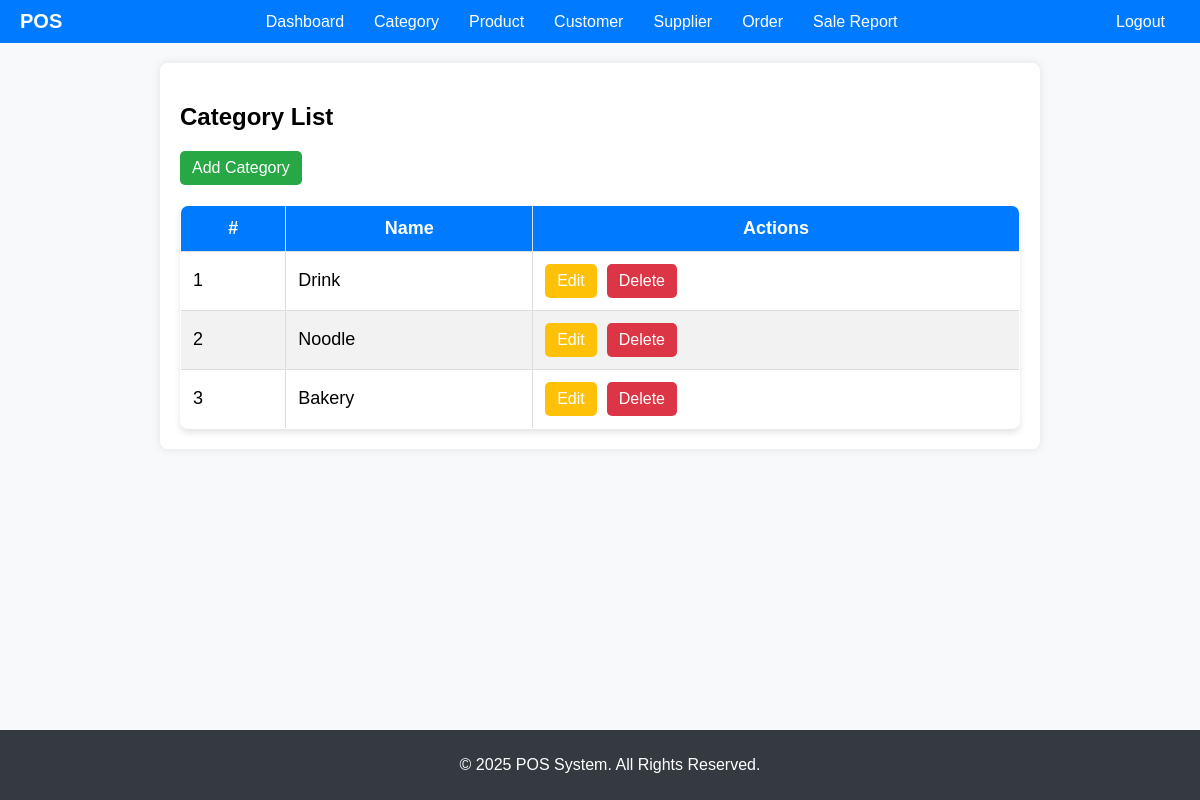
/categories/, run on an earlier commit of the app's database.
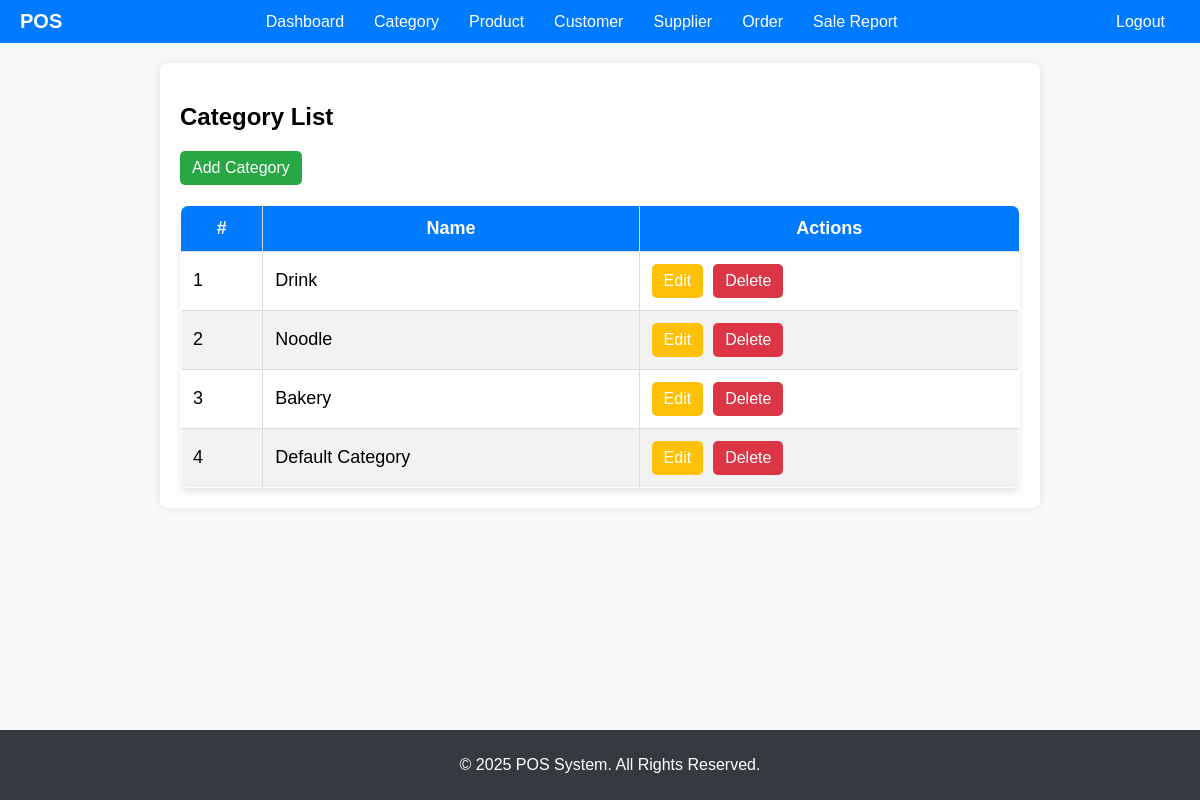
And on a later commit of the database.
### categories/models.py (models this page shows, shortened)
class Category(models.Model):
    name = models.CharField(max_length=255, unique=True)

### categories/views.py (the view)
# urls.py: path("categories/", category_list, name="category_list"),
def category_list(request):
    category_list = Category.objects.all()
    paginator = Paginator(category_list, 15)  # Display 15 categories per page
    page_number = request.GET.get('page')
    categories = paginator.get_page(page_number)
    return render(request, "category_list.html", {"categories": categories})

### categories/templates/category_list.html (shortened to what this page needs)
{% extends "base.html" %}
{% load static %}
{% block content %}
    <h2>Category List</h2>
    <a href="{% url 'category_add' %}" class="btn btn-success">Add Category</a>
    <table class="styled-table">
        <thead>
            <tr>
                <th>#</th>
                <th>Name</th>
                <th>Actions</th>
            </tr>
        </thead>
        <tbody>
            {% for category in categories %}
            <tr>
                <td>{{ forloop.counter }}</td>
                <td>{{ category.name }}</td>
                <td>
                    <a href="{% url 'category_edit' category.id %}" class="btn btn-warning">Edit</a>
                    <a href="{% url 'category_delete' category.id %}" class="btn btn-danger">Delete</a>
                </td>
            </tr>
            {% empty %}
            <tr>
                <td colspan="3" style="text-align: center;">No categories found.</td>
            </tr>
            {% endfor %}
        </tbody>
    </table>
{% endblock %}

What changed in the data, as far as the page shows it:
added Category: name "Default Category"
